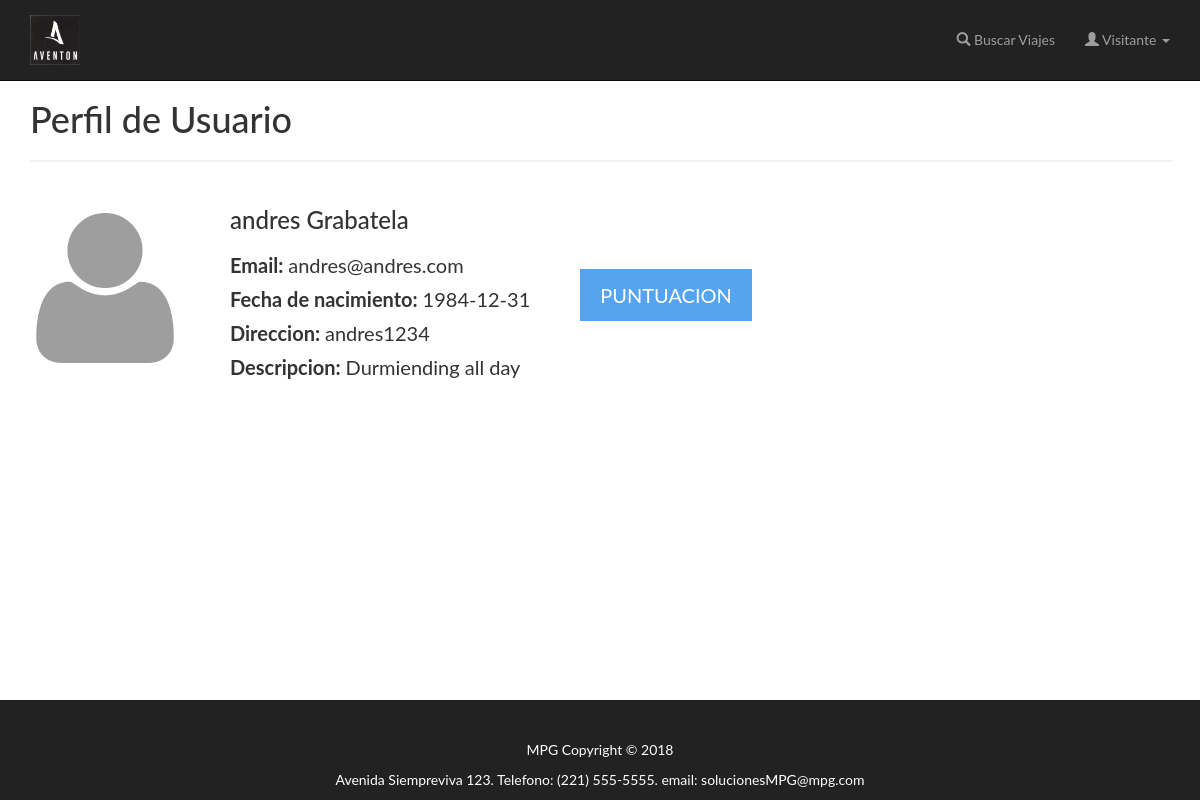
The app's page /verPerfil-api.php?idUser=8 with its own data.
### tables this page shows
CREATE TABLE IF NOT EXISTS `usuarios` (
  `idUsuario` int(11) NOT NULL AUTO_INCREMENT,
  `email` varchar(45) DEFAULT NULL,
  `password` varchar(45) DEFAULT NULL,
  `nombre` varchar(45) DEFAULT NULL,
  `apellido` varchar(45) DEFAULT NULL,
  `fechaNac` date DEFAULT NULL,
  `direccion` varchar(45) DEFAULT NULL,
  `descripcion` varchar(45) DEFAULT NULL,
  `puntuacion` int(11) NOT NULL,
  `estado` int(11) DEFAULT NULL,
  PRIMARY KEY (`idUsuario`)
);

### conexion.php (called while the page is built, shortened)
<?php
class conexion {
	function consultarABD($aConsulta){
  	$servername = "localhost";
  	$username = "root";
  	$password = "";
  	$dbname = "barudb";
  	$conn = mysqli_connect($servername, $username, $password, $dbname);
  	$result = $conn->query($aConsulta);
  	return $result;
	}
}
 ?>

### verPerfil-api.php (the view, shortened to what this page needs)
<html lang="en" dir="ltr">
<head>
   <?php include "navbar.php" ?>
   <link rel="stylesheet" href="https://maxcdn.bootstrapcdn.com/bootstrap/3.3.7/css/bootstrap.min.css">
   <link rel="stylesheet" href="./css/styleexample.css">
</head>
<?php
include "conexion.php";
$id = $_GET['idUser'];
echo "<body>";
  echo "<form >";
     echo "<div class=\"container\">";
       echo "<h1 class='margin-top-30'>Perfil de Usuario</h1>";
       echo "<hr>";
       echo "<div class=\"datos\">";
          $conn= new conexion();
          $consulta= "SELECT * FROM  usuarios WHERE idUsuario = '$id'";
          $resultado = $conn->consultarABD($consulta);
          $row = mysqli_fetch_assoc($resultado) ;
          $consulta1 = "SELECT puntuacion
                        FROM usuarios
                        WHERE usuarios.idUsuario = '$id'";
          $resultado1 = $conn->consultarABD($consulta1);
          $puntos = mysqli_fetch_assoc($resultado1);
          echo "<table>";
          echo "<tr style=\"border: none;\">";
            echo "<td>";
              echo"<img src=\"user.png\" width=\"150\" height=\"150\"/>";
            echo "</td>";
            echo "<td>";
            echo "<ul class='perfil' style=\"border: none;width:100%;list-style:none\">";
              echo "<li><b><h3> ".$row["nombre"]." ".$row["apellido"]."<h3></b></li>";
              echo "<li><b>Email: </b>".$row["email"]."</li>";
              echo "<li><b>Fecha de nacimiento: </b>".$row["fechaNac"]."</li>";
              echo "<li><b>Direccion: </b>".$row["direccion"]."</li>";
              echo "<li><b>Descripcion: </b>".$row["descripcion"]."</li>";
            echo "</ul>";
            echo "</td>";
            echo "<td>";
              echo "<ul style=\"border: none;width:100%;list-style:none\">";
              echo "<li style=\"color: white;\">-</li>";
              echo "<li><button type=\"button\" onclick=\"puntuacionUsuario(".$puntos['puntuacion'].")\"style=\"border: none; background-color: #429BEF; opacity: 0.9;color: white;padding: 14px 20px;\">PUNTUACION</button></li>";
              echo "</ul>";
            echo "</td>";
          echo "</tr>";
          echo "</table>";
          echo "<br>";
       ?>
       </div>
      </div>
    </form>
    <?php echo imprimir_footer(); ?>
  </body>
  </html>

### css/styleexample.css (style rules this page uses)
html { position: relative; min-height: 100%; }
body { font-family: "Lato"; padding-top: 70px; margin: 0 auto 150px; }
.perfil li { margin: 10px; font-size: 20px; }
tbody tr { font-size: 20px; }
.margin-top-30 { margin-top: 30px; }
hr { border: 1px solid #f1f1f1; margin-bottom: 25px; width: 100%; }

### records on screen
usuarios: nombre "andres", apellido "Grabatela", email "andres@andres.com", fechaNac "1984-12-31", direccion "andres1234", descripcion "Durmiending all day"
